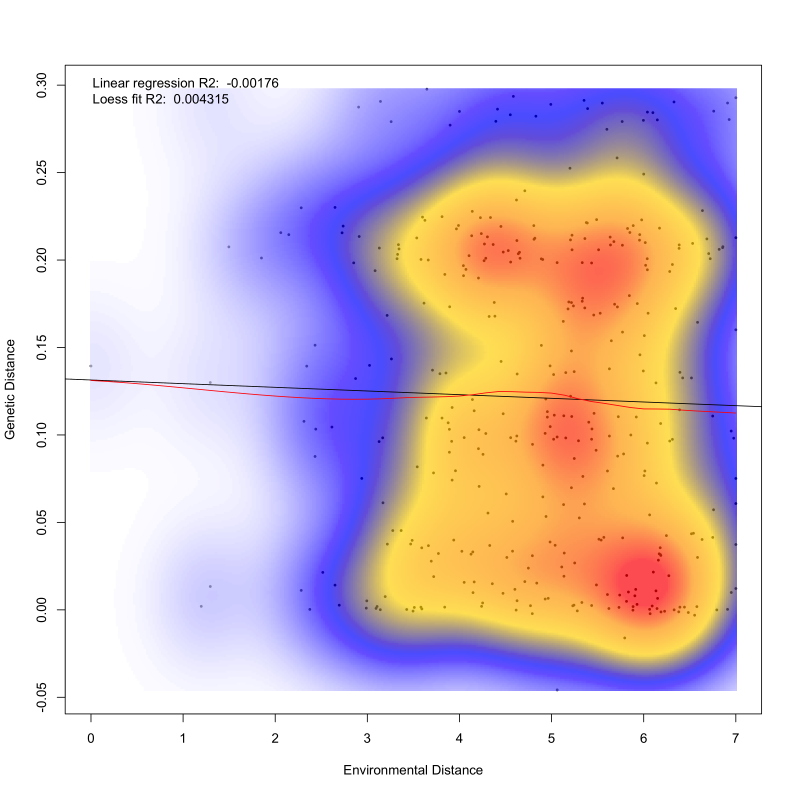
#> input picture RDA/code/Correlation_between_Environment_and_Genetic_Distances.png, 3180 x 3180 px, given in place of admixtrue_pie_map_plot_crop.png, which was not available (shown at 1/4 size)
$ python put_fig_together.py
#> lines starting #> are read from the running program, lines starting #| are printed output that depends on the picture; pictures that were not available may be replaced by others from this repository, and a replacement may not be noted
### put two png files together by top and bottom, the grids of the two png files should be the same
from PIL import Image
import os
from PIL import Image, ImageDraw, ImageFont

# read the three png files
pie_map_admixture = Image.open(
    "/Users/ericliao/Desktop/WNV_project_files/landscape_genetics/Paper_results/Admixture/admixtrue_pie_map_plot_crop.png",
    "r",
)
#> pie_map_admixture is the input picture: PIL image 3180x3180 RGBA; mean R, G, B, A 219, 201.5, 208.9, 255

stack_admixture = Image.open(
    "/Users/ericliao/Desktop/WNV_project_files/landscape_genetics/Paper_results/"
    "Admixture/stack_bar_plot_admixture_K_4.png",
    "r",
)
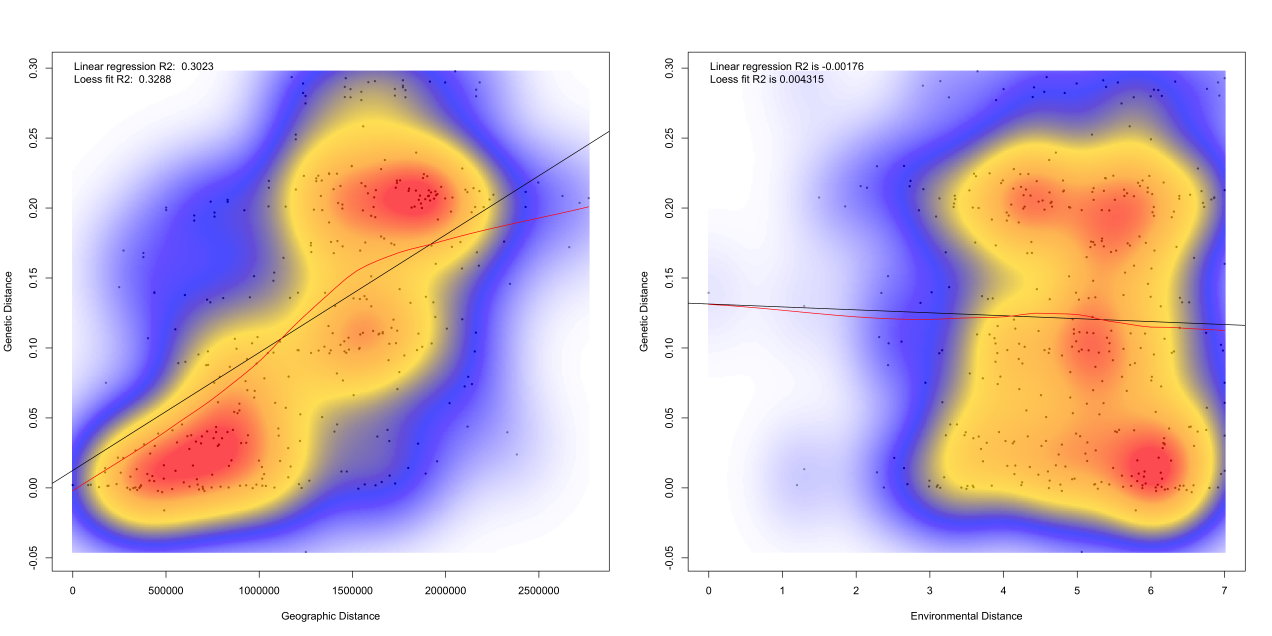
#> input picture RDA/code/IBD_IBE_density_kernel.png, 6360 x 3180 px, given in place of stack_bar_plot_admixture_K_4.png, which was not available (shown at 1/5 size)
#> stack_admixture is the input picture: PIL image 6360x3180 RGBA; mean R, G, B, A 215.7, 198.6, 209.7, 255

PCA = Image.open(
    "/Users/ericliao/Desktop/WNV_project_files/landscape_genetics/Paper_results/outlier_analysis/"
    "PCA_RESULTS/pca_region_pc1_pc2_new.png",
    "r",
)

## adding text "A" to the bottom of the pie_map_admixture
# get a font
fnt = ImageFont.truetype("/Library/Fonts/Arial.ttf", 120)
# get a drawing context
d = ImageDraw.Draw(pie_map_admixture)
# draw text, half opacity
d.text((10, 10), "(A)", font=fnt, fill=(0, 0, 0))

## adding text "B" to the bottom of the stack_admixture
# get a drawing context
d = ImageDraw.Draw(stack_admixture)
# draw text, half opacity
d.text((10, 10), "(B)", font=fnt, fill=(0, 0, 0))

## adding text "C" to the bottom of the PCA
# get a drawing context
d = ImageDraw.Draw(PCA)
# draw text, half opacity
d.text((10, 10), "(C)", font=fnt, fill=(0, 0, 0))


# get the size of the pie_map_admixture
width_pie_map_admixture, height_pie_map_admixture = pie_map_admixture.size
#> width_pie_map_admixture = 3180; height_pie_map_admixture = 3180

# get the size of the stack_admixture
width_stack_admixture, height_stack_admixture = stack_admixture.size
#> width_stack_admixture = 6360; height_stack_admixture = 3180

# get the size of the PCA
width_PCA, height_PCA = PCA.size
#> width_PCA = 6360; height_PCA = 3180

# create a new image with the size of the pie_map_admixture, stack_admixture and PCA
new_image = Image.new(
    "RGB",
    (width_pie_map_admixture, height_pie_map_admixture + height_stack_admixture + height_PCA),
    (250, 250, 250),
)
#> new_image: PIL image 3180x9540 RGB; every value is 250

# paste the pie_map_admixture on the top of the new image
new_image.paste(pie_map_admixture, (0, 0))
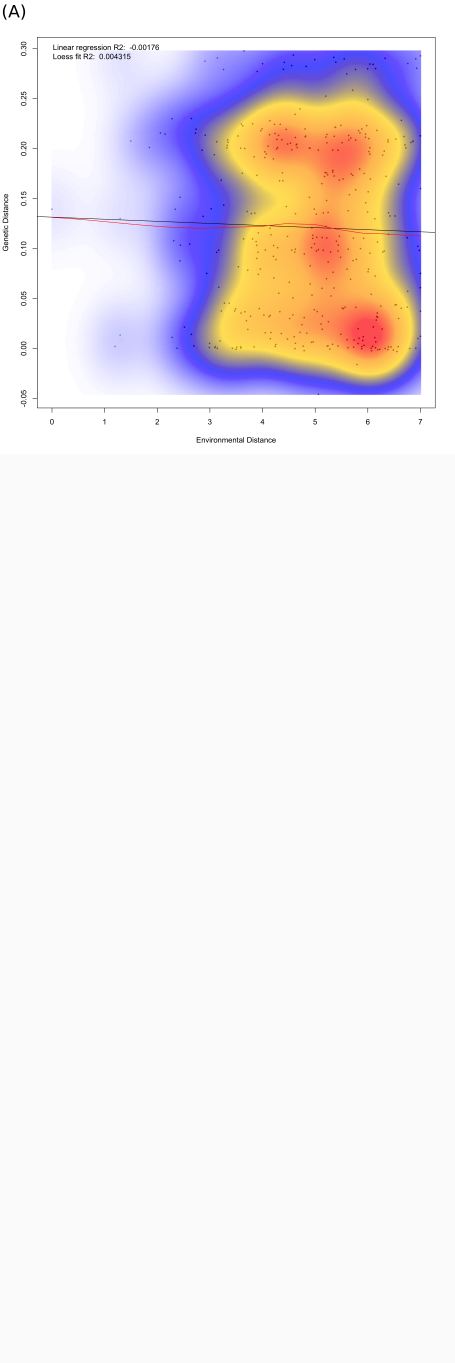
#> new_image: PIL image 3180x9540 RGB (shown at 1/7 size); mean R, G, B 239.6, 233.8, 236.3

# paste the stack_admixture on the bottom of the new image
new_image.paste(stack_admixture, (0, height_pie_map_admixture))
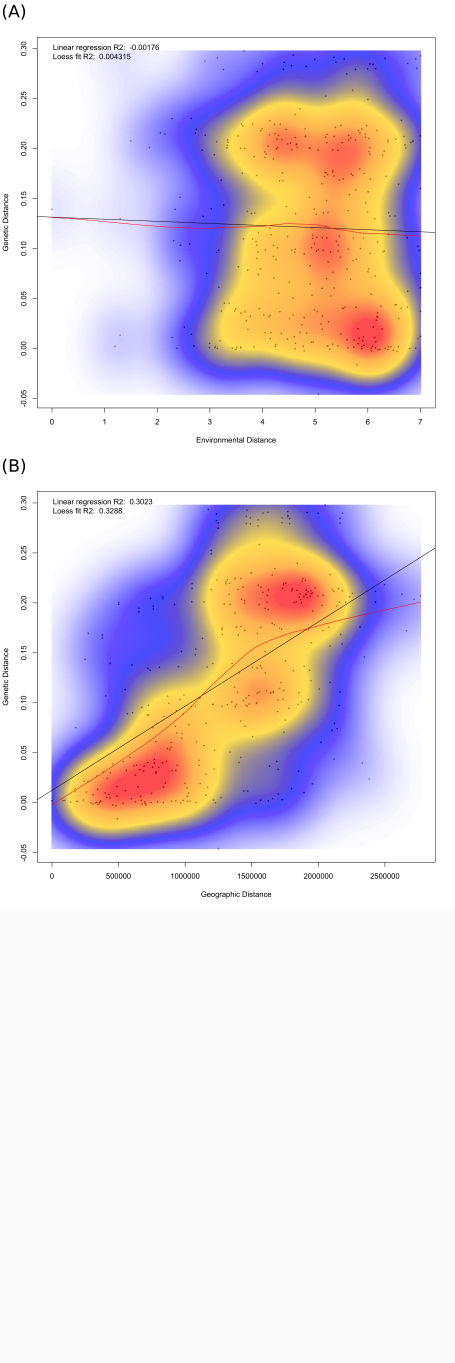
#> new_image: PIL image 3180x9540 RGB (shown at 1/7 size); mean R, G, B 227.1, 215.6, 223

# paste the PCA on the bottom of the new image
new_image.paste(PCA, (0, height_pie_map_admixture + height_stack_admixture))
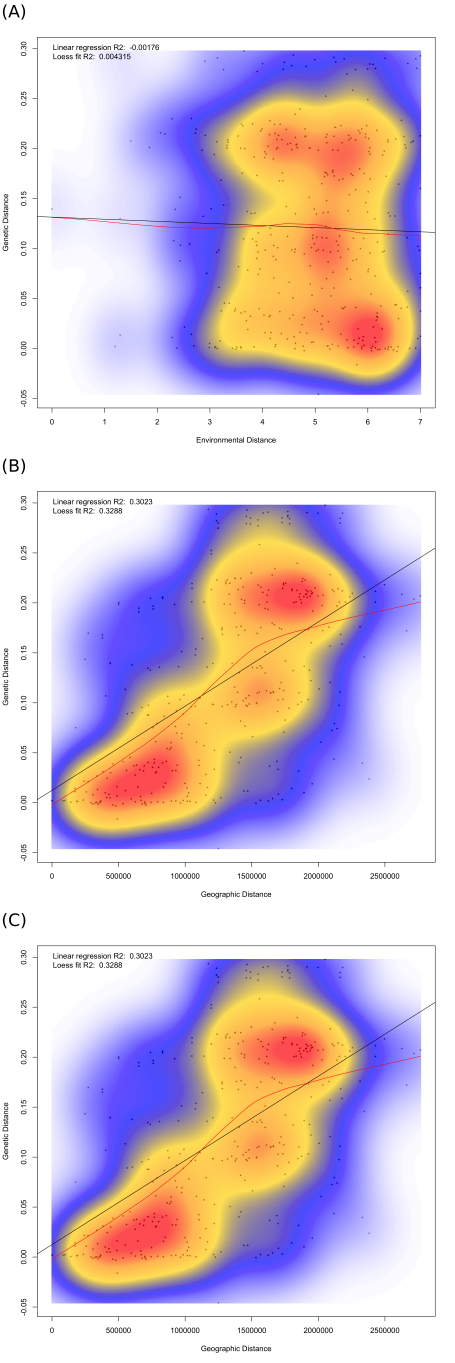
#> new_image: PIL image 3180x9540 RGB (shown at 1/7 size); mean R, G, B 214.5, 197.5, 209.8

# save the new image
new_image.save(
    "/Users/ericliao/Desktop/WNV_project_files/landscape_genetics/Paper_results/Admixture/admixture_pie_map_stack_bar_PCA.png"
)
